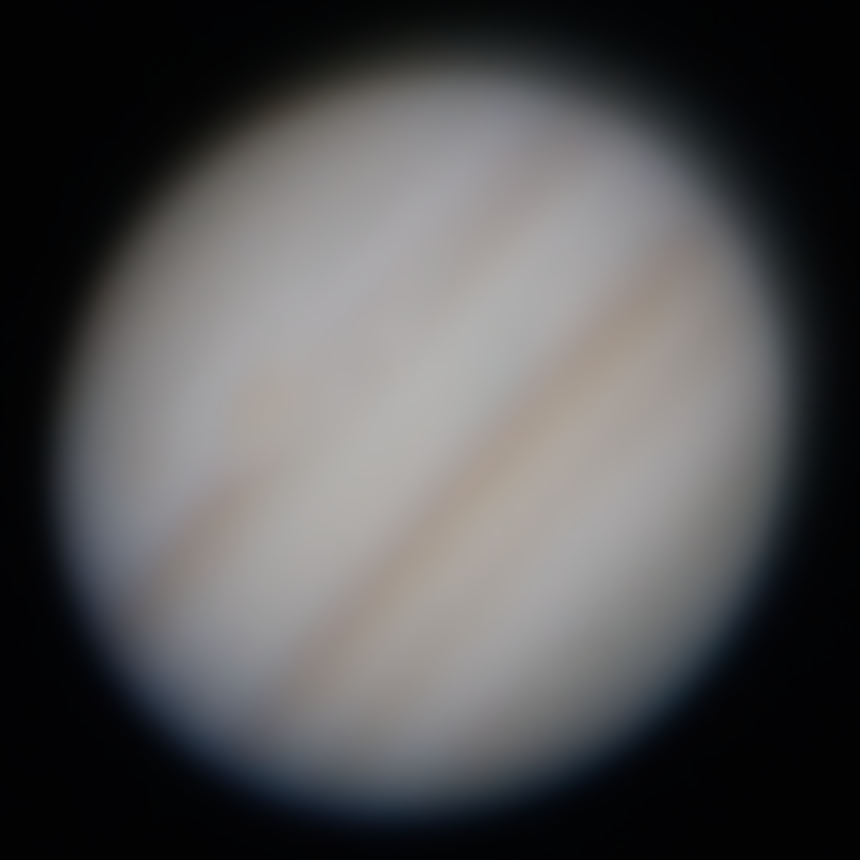
#> input picture planet_stacking/Jupiter_stacked.tif, 860 x 860 px, found by its file name
$ python enhance_image.py
#> lines starting #> are read from the running program, lines starting #| are printed output that depends on the picture
from PIL import Image, ImageFilter, ImageEnhance


def main():
    """Get an image and enhance, show, and save it."""
    in_file = "jupiter_stacked.tif"
    img = Image.open(in_file)
#> img is the input picture: PIL image 860x860 RGB; mean R, G, B 83.5, 83, 84
    img_enh = enhance_image(img)
    img_enh.show()
    img_enh.save("enhanced.tif", "TIFF")


def enhance_image(image):
    """Improve an image using pillow filters & transforms."""
    enhancer = ImageEnhance.Brightness(image)
    img_enh = enhancer.enhance(0.75)
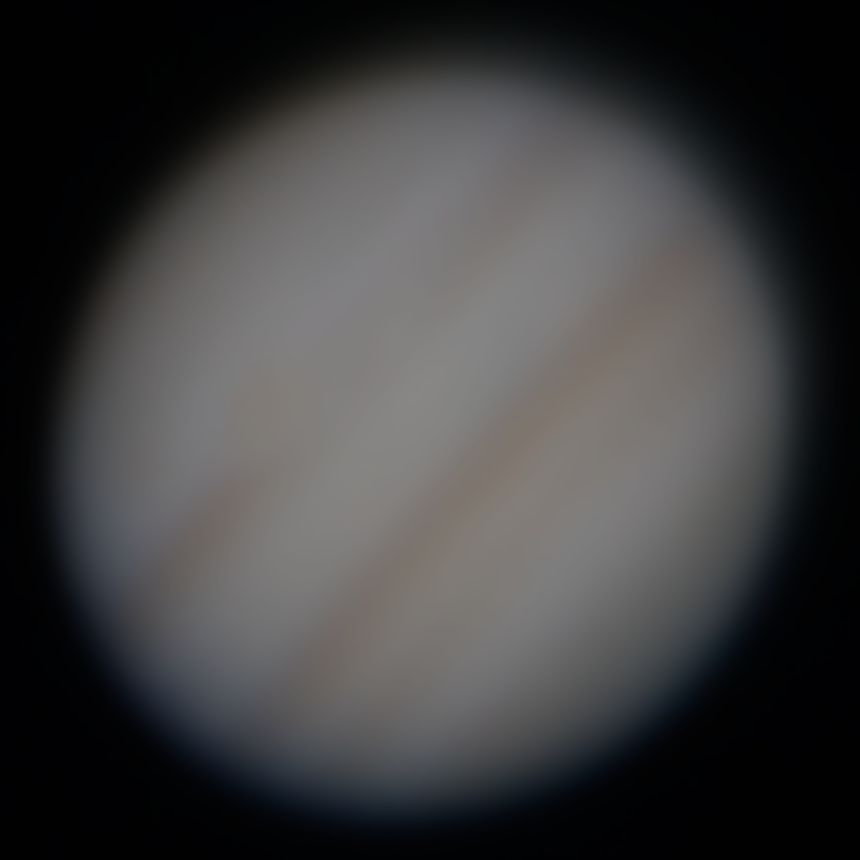
#> img_enh: PIL image 860x860 RGB; mean R, G, B 62.2, 61.9, 62.7

    enhancer = ImageEnhance.Contrast(img_enh)
    img_enh = enhancer.enhance(1.6)
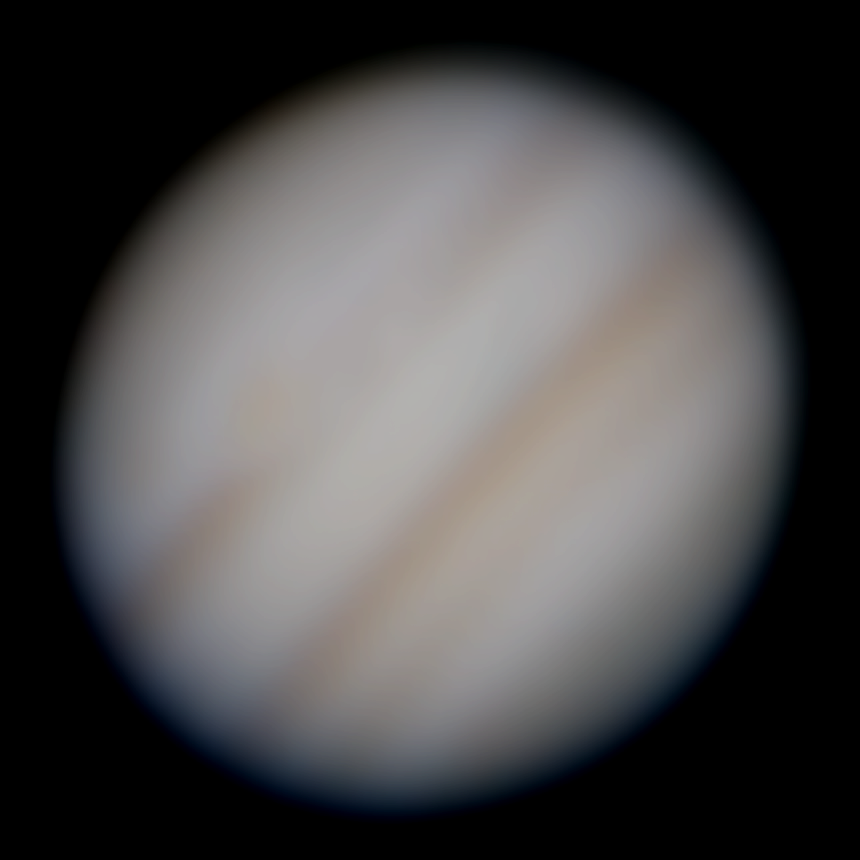
#> img_enh: PIL image 860x860 RGB; mean R, G, B 74, 72.9, 73.4

    enhancer = ImageEnhance.Color(img_enh)
    img_eng = enhancer.enhance(1.7)

    img_eng = img_eng.rotate(angle=133, expand=True)
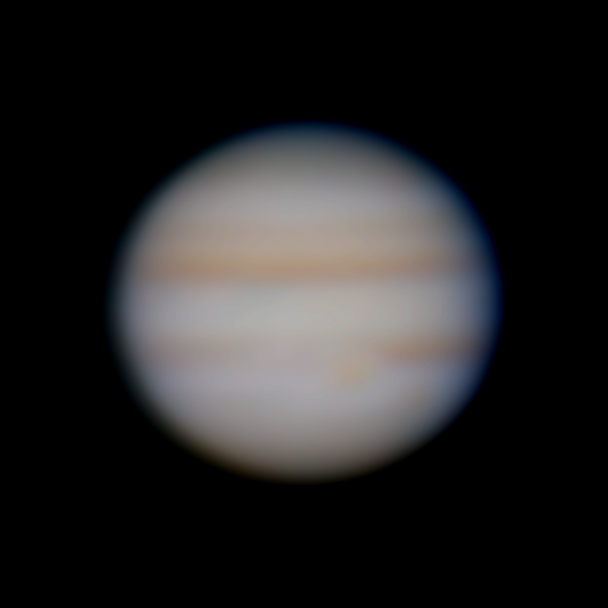
#> img_eng: PIL image 1216x1216 RGB (shown at 1/2 size); mean R, G, B 37.2, 36.2, 36.6

    img_enh = img_enh.filter(ImageFilter.SHARPEN)

    return img_enh


if __name__ == "__main__":
    main()
